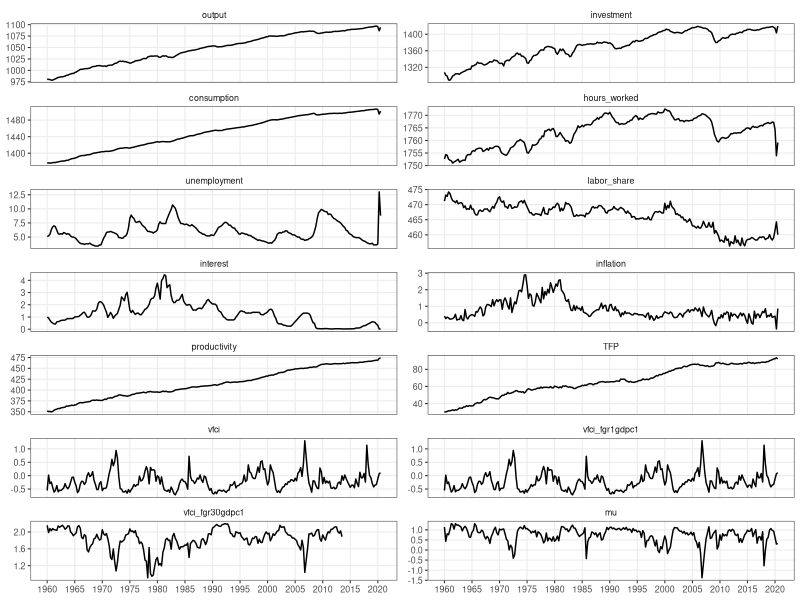

Reproduce this figure in R.
## ---- chunk 1
require(here)
require(data.table)
require(ggplot2)
## ---- chunk 2
df <- fread(here("./data/vfciBC_data.csv"))[,.(date, output, investment, consumption, hours_worked, unemployment, labor_share, interest, inflation, productivity, TFP, vfci, vfci_fgr1gdpc1, vfci_fgr30gdpc1, mu)]
## ---- chunk 3
df |>
    melt(id = "date") |>
    ggplot(aes(
        x = date,
        y = value
    )) +
    geom_line() +
    facet_wrap(vars(variable), ncol = 2, scales = "free_y") +
    labs(x = NULL, y = NULL) +
    theme_bw(base_size = 8) +
    scale_x_date(
        breaks = seq(as.Date("1960-01-01"), as.Date("2020-01-01"), by = "5 years"),
        labels = seq(1960, 2020, by = 5)
    )+
    theme(
        legend.position = "bottom",
        strip.background = element_blank(),
        panel.grid.minor = element_blank()
        )
